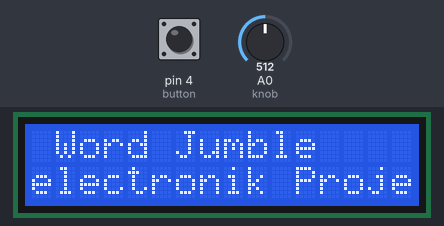
A sketch run on a simulated Arduino Uno, built with avr-gcc and run on an emulated ATmega328P. On the bench: 16×2 character LCD. The test bench sets the inputs (shaded band); at power-on: pin 4 (button) HIGH, A0 (knob) = 512. Random numbers use the default seed unless the sketch sets one; what the sketch prints to the serial monitor is not drawn.

Above: at 1.1 s.
1.2 s: pin 4 (button) pulled LOW for 0.15 s
At 2.6 s:
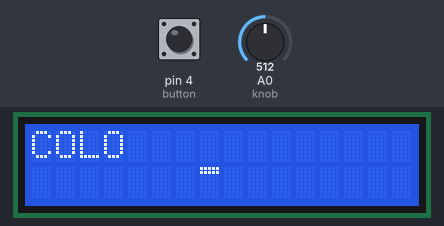
3.2 s: pin 4 (button) pulled LOW for 1 s
At 4.0 s:
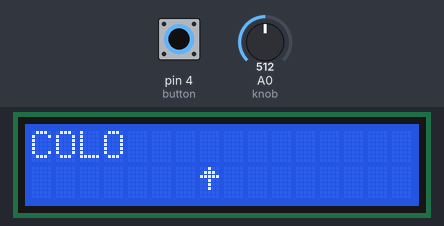
5.7 s: A0 (knob) set to 716
At 6.5 s:
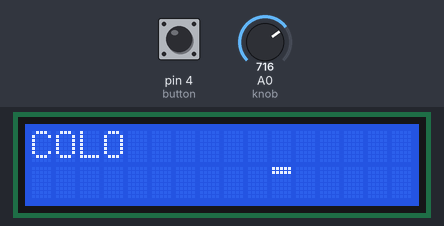
7.2 s: A0 (knob) set to 900
At 8.4 s:
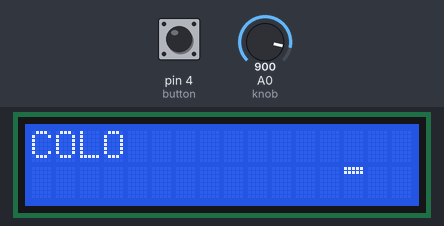
8.7 s: A0 (knob) set to 1023
At 10.0 s:
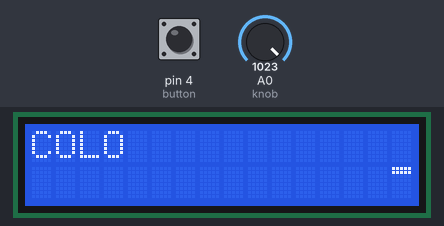
Timing chart, 0 to 11.2 s (numbered marks = the images above; inputs shaded):
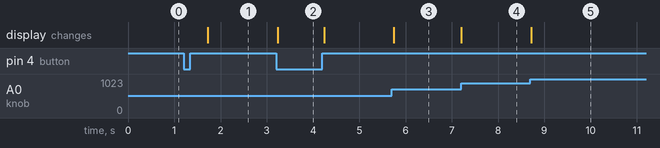

The sketch:

word_jumble.ino
```cpp
#include <LiquidCrystal_I2C.h>

#include "puzzel.h"


const int wordCount = sizeof(wordList) / sizeof(char *);
int currentWordIndex = wordCount - 1;
int wordIndex[wordCount];

String werd;
String jumble;
int lastKnob = -1;
bool lastPressState;

//-- LCD Variables --
#include <Wire.h>
//#include <Adafruit_LiquidCrystal.h>
//Adafruit_LiquidCrystal lcd(0x20);
LiquidCrystal_I2C lcd(0x27, 16, 2);

// https://www.seetron.com/apps/app_cceditor.html
byte underlineBitmap[] = {0x9F, 0x9F, 0x80, 0x80, 0x80, 0x80, 0x80, 0x80};
byte arrowBitmap[] = {0x84, 0x8E, 0x9F, 0x84, 0x84, 0x84, 0x80, 0x80};
byte underlineChar = 0;
byte upArrowChar = 1;

//--I/O pins --
const byte button = 4; // Digital pin 4
const byte knob = A0;
#define pressedState LOW


void WaitForButtonPress() {
  while (digitalRead(4) != pressedState) { // While button is NOT pressed, just wait 100 miliseconds and check again.
    delay(100);
  }
  delay(500); // ignore switch bounce
}

void SetupWords() {
  //-- Create index so we can shuffle the word list without moving them in PROGMEM --
  for (int i = 0; i < wordCount; i++)
    wordIndex[i] = i;

  //-- Scramble the word list (not the words themselves) --
  randomSeed(analogRead(A0));
  for (int i = 0; i < wordCount; i++) {
    int randomWordIndex = random(wordCount);
    int tmp = wordIndex[i];
    wordIndex[i] = wordIndex[randomWordIndex];
    wordIndex[randomWordIndex] = tmp;
    Serial.println(wordIndex[i]);
  }
}

void SetupJumble() {
  jumble = werd; // Start with the original unscrambled word.
  byte wordLen = jumble.length();
  for (byte i = 0; i < wordLen; i++) {
    // For each character in the word, swap it with another character in the word
    int randomIndex = random(wordLen);
    byte tmp = jumble[i];
    jumble[i] = jumble[randomIndex];
    jumble[randomIndex] = tmp;
  }
  lcd.print(jumble);
}

void SetupLCD() {
  lcd.init(); // 16 columns, 2 rows
  lcd.clear();
  lcd.setBacklight(HIGH);
  lcd.print(" Word Jumble ");
  lcd.setCursor(0, 1);
  lcd.print("electronik Projects");

  lcd.createChar(underlineChar, underlineBitmap);
  lcd.createChar(upArrowChar, arrowBitmap);

}

void SetupInputs() {
  pinMode(button, INPUT_PULLUP);
}

void setup() {
  Serial.begin(115200);
  SetupInputs();
  SetupLCD();
  WaitForButtonPress();
  SetupWords();
  NewGame(); // SampleJumbles();
}

void SampleJumbles() {
  while (true) {
    NewGame();
    lcd.clear();
    lcd.setCursor(0, 0);
    lcd.print(jumble);
    delay(200);
  }
}

void SwapLetters(byte index1, byte index2) {
  byte wordLen = werd.length();
  if (index1 >= 0 && index1 < wordLen && index2 >= 0 && index2 < wordLen) {
    byte letter1 = jumble[index1];
    jumble[index1] = jumble[index2];
    jumble[index2] = letter1;
    lcd.setCursor(0, 0);
    lcd.print(jumble);
  }
}

void NewGame() {
  lcd.clear();
  char buffer[20];
  byte len = 0;
  while (len < 4 || len > 6 ) { // Skips words shorter than 5 or longer than 8
    int index = wordIndex[currentWordIndex--];
    strcpy_P(buffer, (char *)pgm_read_word(&(wordList[index])));
    werd = String(buffer);
    werd.toUpperCase();
    len = werd.length();
    if (currentWordIndex < 0) currentWordIndex = wordCount - 1;
  }
  SetupJumble();
  lastKnob = -1;
}

void Win() {
  lcd.setCursor(0, 1);
  lcd.print("** GOOD JOB!! **");
  if (digitalRead(button) == pressedState) NewGame();
  delay(500);
  lcd.setCursor(0, 1);
  lcd.print("                ");
  if (digitalRead(button) == pressedState) NewGame();
  delay(500);
}

void KnobArrow() {
  bool isPressed = digitalRead(button) == pressedState;
  bool pressChanged = isPressed != lastPressState;
  if (!isPressed && jumble == werd) Win();

  int knobValue = map(analogRead(knob), 0, 1023, 0, 15);
  bool knobMoved = knobValue != lastKnob;
  if (knobMoved || pressChanged) {
    if (lastKnob != -1) {
      lcd.setCursor(lastKnob, 1);
      lcd.write(' ');
      if (isPressed) {
        SwapLetters(knobValue, lastKnob);
      }
    }
    lcd.setCursor(knobValue, 1);
    byte cursorChar = isPressed ? upArrowChar : underlineChar;
    lcd.write(cursorChar);
    lastKnob = knobValue;
    lastPressState = isPressed;
  }
  delay(50);
}

void loop() {
  KnobArrow();
}
```

puzzel.h
```cpp
const char string_1[] PROGMEM = "pen";
const char string_2[] PROGMEM = "apple";
const char string_3[] PROGMEM = "joint";
const char string_4[] PROGMEM = "form";
const char string_5[] PROGMEM = "computer";
const char string_6[] PROGMEM = "cool";
const char string_7[] PROGMEM = "glad";
const char string_8[] PROGMEM = "bluff";
const char string_9[] PROGMEM = "scratch";
const char string_10[] PROGMEM = "arduino";
const char string_11[] PROGMEM = "sell";
const char string_12[] PROGMEM = "glad";
const char string_13[] PROGMEM = "sweet";
const char string_14[] PROGMEM = "boot";
const char string_15[] PROGMEM = "run";
const char string_16[] PROGMEM = "bun";
const char string_17[] PROGMEM = "hut";
const char string_18[] PROGMEM = "mouse";
const char string_19[] PROGMEM = "button";
const char string_20[] PROGMEM = "water";
//const char string_21[] PROGMEM = "destination";
//const char string_22[] PROGMEM = "diminish";
//const char string_23[] PROGMEM = "disdain";
//const char string_24[] PROGMEM = "dismal";
//const char string_25[] PROGMEM = "france";
//const char string_26[] PROGMEM = "eavesdrop";
//const char string_27[] PROGMEM = "egregious";
//const char string_28[] PROGMEM = "ember";
//const char string_29[] PROGMEM = "emerge";
//const char string_30[] PROGMEM = "engross";
//const char string_31[] PROGMEM = "exasperation";
//const char string_32[] PROGMEM = "exhilarate";
//const char string_33[] PROGMEM = "falter";
//const char string_34[] PROGMEM = "foresight";
//const char string_35[] PROGMEM = "fragrance";
//const char string_36[] PROGMEM = "furtive";
//const char string_37[] PROGMEM = "grueling";
//const char string_38[] PROGMEM = "gusto";
//const char string_39[] PROGMEM = "habitation";
//const char string_40[] PROGMEM = "hasten";
//const char string_41[] PROGMEM = "headway";
//const char string_42[] PROGMEM = "ignite";
//const char string_43[] PROGMEM = "illuminate";
//const char string_44[] PROGMEM = "impending";
//const char string_45[] PROGMEM = "imperious";
//const char string_46[] PROGMEM = "jabber";
//const char string_47[] PROGMEM = "jargon";
//const char string_48[] PROGMEM = "jostle";
//const char string_49[] PROGMEM = "jut";
//const char string_50[] PROGMEM = "kindle";
//const char string_51[] PROGMEM = "knoll";
//const char string_52[] PROGMEM = "luminous";
//const char string_53[] PROGMEM = "malleable";
//const char string_54[] PROGMEM = "materialize";
//const char string_55[] PROGMEM = "meander";
//const char string_56[] PROGMEM = "meticulous";
//const char string_57[] PROGMEM = "misgiving";
//const char string_58[] PROGMEM = "momentum";
//const char string_59[] PROGMEM = "monotonous";
//const char string_60[] PROGMEM = "multitude";
//const char string_61[] PROGMEM = "muster";
//const char string_62[] PROGMEM = "narrate";
//const char string_63[] PROGMEM = "obscure";
//const char string_64[] PROGMEM = "ominous";
//const char string_65[] PROGMEM = "outlandish";
//const char string_66[] PROGMEM = "persistent";
//const char string_67[] PROGMEM = "pertinent";
//const char string_68[] PROGMEM = "plenteous";
//const char string_69[] PROGMEM = "potential";
//const char string_70[] PROGMEM = "precipice";
//const char string_71[] PROGMEM = "pristine";
//const char string_72[] PROGMEM = "quell";
//const char string_73[] PROGMEM = "recluse";
//const char string_74[] PROGMEM = "recuperate";
//const char string_75[] PROGMEM = "replenish";
//const char string_76[] PROGMEM = "repugnant";
//const char string_77[] PROGMEM = "restitution";
//const char string_78[] PROGMEM = "sabotage";
//const char string_79[] PROGMEM = "scarcity";
//const char string_80[] PROGMEM = "scurry";
//const char string_81[] PROGMEM = "serenity";
//const char string_82[] PROGMEM = "sociable";
//const char string_83[] PROGMEM = "somber";
//const char string_84[] PROGMEM = "specimen";
//const char string_85[] PROGMEM = "stamina";
//const char string_86[] PROGMEM = "subside";
//const char string_87[] PROGMEM = "swagger";
//const char string_88[] PROGMEM = "swarm";
//const char string_89[] PROGMEM = "tactic";
//const char string_90[] PROGMEM = "terse";
//const char string_91[] PROGMEM = "translucent";
//const char string_92[] PROGMEM = "uncanny";
//const char string_93[] PROGMEM = "unsightly";
//const char string_94[] PROGMEM = "versatile";
//const char string_95[] PROGMEM = "vigilant";
//const char string_96[] PROGMEM = "vulnerable";
//const char string_97[] PROGMEM = "waft";
//const char string_98[] PROGMEM = "waver";
//const char string_99[] PROGMEM = "weather";
//const char string_100[] PROGMEM = "zeal";


const char *const wordList[] PROGMEM = {
string_1,
string_2,
string_3,
string_4,
string_5,
string_6,
string_7,
string_8,
string_9,
string_10,
string_11,
string_12,
string_13,
string_14,
string_15,
string_16,
string_17,
string_18,
string_19,
string_20,
//string_21,
//string_22,
//string_23,
//string_24,
//string_25,
//string_26,
//string_27,
//string_28,
//string_29,
//string_30,
//string_31,
//string_32,
//string_33,
//string_34,
//string_35,
//string_36,
//string_37,
//string_38,
//string_39,
//string_40,
//string_41,
//string_42,
//string_43,
//string_44,
//string_45,
//string_46,
//string_47,
//string_48,
//string_49,
//string_50,
//string_51,
//string_52,
//string_53,
//string_54,
//string_55,
//string_56,
//string_57,
//string_58,
//string_59,
//string_60,
//string_61,
//string_62,
//string_63,
//string_64,
//string_65,
//string_66,
//string_67,
//string_68,
//string_69,
//string_70,
//string_71,
//string_72,
//string_73,
//string_74,
//string_75,
//string_76,
//string_77,
//string_78,
//string_79,
//string_80,
//string_81,
//string_82,
//string_83,
//string_84,
//string_85,
//string_86,
//string_87,
//string_88,
//string_89,
//string_90,
//string_91,
//string_92,
//string_93,
//string_94,
//string_95,
//string_96,
//string_97,
//string_98,
//string_99,
//string_100,


};
```

Measured:
- after the input at 1.2 s, the display: changes after 0.53 s (image 1)
- after the input at 3.2 s, the display: changes at once (image 2)
- after the input at 5.7 s, the display: changes after 0.05 s (image 3)
- after the input at 7.2 s, the display: changes at once (image 4)
- after the input at 8.7 s, the display: changes at once (image 5)
